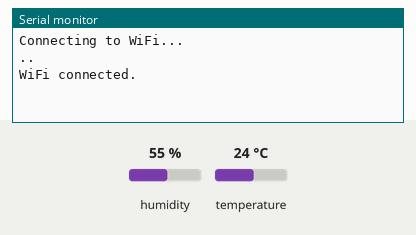
This program was run on a simulated ESP32. On the bench: the last lines printed to the serial monitor. The test bench sets the inputs (shaded band); at power-on: temperature 24 °C, humidity 55 %. WiFi joins after 1.5 s; servers stay silent unless stated; no MQTT or app messages arrive unless stated.

Above: at 4.2 s.
4.3 s: temperature set to 12 °C
At 6.0 s:
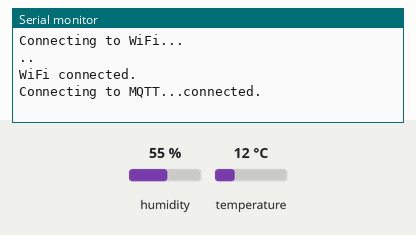
17.0 s: temperature set to 19 °C
At 20.7 s:
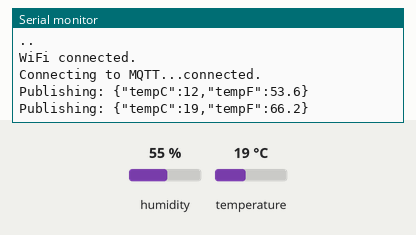

Measured:
- after the input at 17.0 s, the serial monitor: prints a new line after 3.0 s (image 2)

The program:

main.cpp
```cpp
#include <Arduino.h>
#include <DHT.h>
#include <Adafruit_Sensor.h>
#include <ArduinoJson.h>
#include <PubSubClient.h>
#include <WiFi.h>

#include "config.h"

// DHT sensor settings
#define DHTPIN 4
#define DHTTYPE DHT11
DHT dht(DHTPIN, DHTTYPE);

// WiFi & MQTT
WiFiClient espClient;
PubSubClient client(espClient);

unsigned long lastReconnectAttempt = 0;
const long reconnectInterval = 5000;

unsigned long lastTelemetryTime = 0;
const long telemetryInterval = 10000;

void connectWiFi() {
  Serial.println("Connecting to WiFi...");
  WiFi.disconnect(true);
  delay(1000);
  WiFi.begin(SSID, PASSWORD);

  int attempts = 0;
  while (WiFi.status() != WL_CONNECTED && attempts < 20) {
    Serial.print(".");
    delay(1000);
    attempts++;
  }

  if (WiFi.status() == WL_CONNECTED) {
    Serial.println("\nWiFi connected.");
    // Serial.println(WiFi.localIP()); // Optional IP display
  } else {
    Serial.println("\nWiFi connection failed.");
  }
}

void reconnectMQTTClient() {
  if (client.connected()) return;

  if (millis() - lastReconnectAttempt >= reconnectInterval) {
    lastReconnectAttempt = millis();

    Serial.print("Connecting to MQTT...");
    if (client.connect(CLIENT_NAME.c_str())) {
      Serial.println("connected.");
      client.subscribe(SERVER_COMMAND_TOPIC.c_str());
    } else {
      Serial.print("failed, rc=");
      Serial.println(client.state());
    }
  }
}

void createMQTTClient() {
  client.setServer(BROKER.c_str(), 1883);
  reconnectMQTTClient();
}

void setup() {
  Serial.begin(9600);
  dht.begin();
  connectWiFi();
  createMQTTClient();
}

void loop() {
  if (!client.connected()) {
    reconnectMQTTClient();
  }
  client.loop();

  if (WiFi.status() != WL_CONNECTED) {
    Serial.println("WiFi disconnected. Skipping telemetry.");
    delay(1000);
    return;
  }

  if (millis() - lastTelemetryTime >= telemetryInterval) {
    lastTelemetryTime = millis();

    float tempC = dht.readTemperature();
    float tempF = dht.readTemperature(true);

    if (isnan(tempC) || isnan(tempF)) {
      Serial.println("Failed to read from DHT sensor.");
      return;
    }

    DynamicJsonDocument doc(1024);
    doc["tempC"] = tempC;
    doc["tempF"] = tempF;

    String payload;
    serializeJson(doc, payload);

    Serial.print("Publishing: ");
    Serial.println(payload);

    if (!client.publish(CLIENT_TELEMETRY_TOPIC.c_str(), payload.c_str(), 1)) {
      Serial.println("MQTT publish failed.");
    }
  }
}
```

config.h
```cpp
#pragma once

#include <string>

using namespace std;

// WiFi credentials
const char* SSID = "ancd";
const char *PASSWORD = "D4tTrUN9";

// MQTT settings
const string ID = "2d85d648-2b06-40f5-a556-9e12aca7329f";
const string BROKER = "test.mosquitto.org";
const string CLIENT_NAME = ID + "temperature_sensor_client";

// Telemetry topic (send readings)
const string CLIENT_TELEMETRY_TOPIC = ID + "/telemetry";

// Command topic (receive commands)
const string SERVER_COMMAND_TOPIC = ID + "/commands";
```
